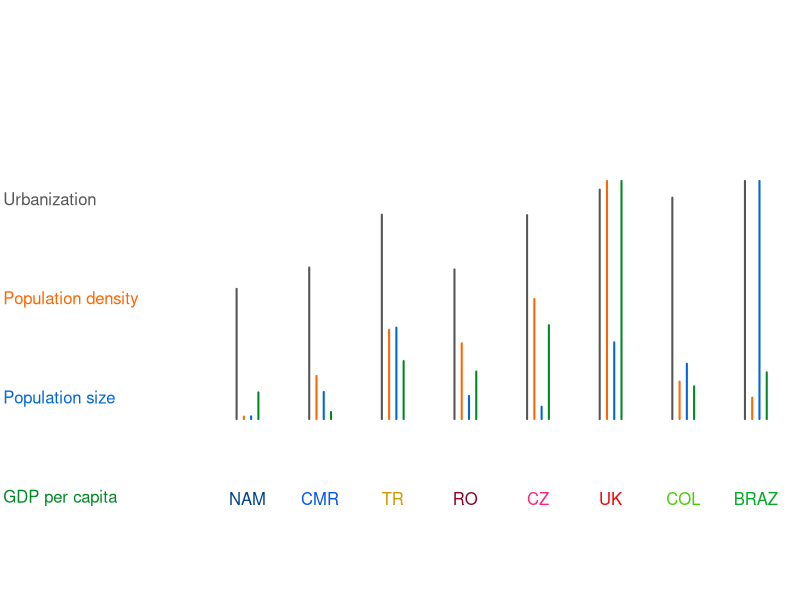

This chart was generated by the following R code:

#w<-16

#tiff("demography.tiff",width=w,height=w/5,units="cm",res=600,compression="lzw")

dem<-read.table("demography.csv",sep="\t",header=T)
demnam<-dem[,1]

dem<-dem[,-1]
row.names(dem)<-demnam
round(dem,2)

reord<-c(5,2,7,6,4,8,3,1)

cols<-c("#00AA22","#0055EE","#44CC00","#FF2277","#004488","#880022","#CC9900","#EE0000")
coldem<-c("#555555","#FF6600","#0066DD","#008822")

pdem<-dem[,1:4]
pdem<-pdem/rep(apply(pdem,2,max),each=8)*0.6

x<-rep(3:10)
y<-rep(0,8)

par(mar=c(0,0,0,0))
plot(1:10,1:10,bty="n",axes=F,xlab="",ylab="",xlim=c(0,10.2),ylim=c(-0.2,1.2),type="n")
text(x,y,rownames(dem),col=cols[reord],xpd=T)


offx<-0.1
offy<--0.2
demlwd<-2

for(i in 1:8){
  lines(rep(x[i]-offx/2-offx,2),c(y[i]-offy,y[i]-offy+pdem[i,1]),lwd=demlwd,col=coldem[1],xpd=T)
  lines(rep(x[i]-offx/2,2),c(y[i]-offy,y[i]-offy+pdem[i,2]),lwd=demlwd,col=coldem[2],xpd=T)
  lines(rep(x[i]+offx/2,2),c(y[i]-offy,y[i]-offy+pdem[i,3]),lwd=demlwd,col=coldem[3],xpd=T)
  lines(rep(x[i]+offx/2+offx,2),c(y[i]-offy,y[i]-offy+pdem[i,4]),lwd=demlwd,col=coldem[4],xpd=T)
    }

text(rep(-0.5,4),c(3,2,1,0)*0.25,c("Urbanization","Population density","Population size","GDP per capita"),xpd=T,col=coldem,pos=4)

#dev.off()